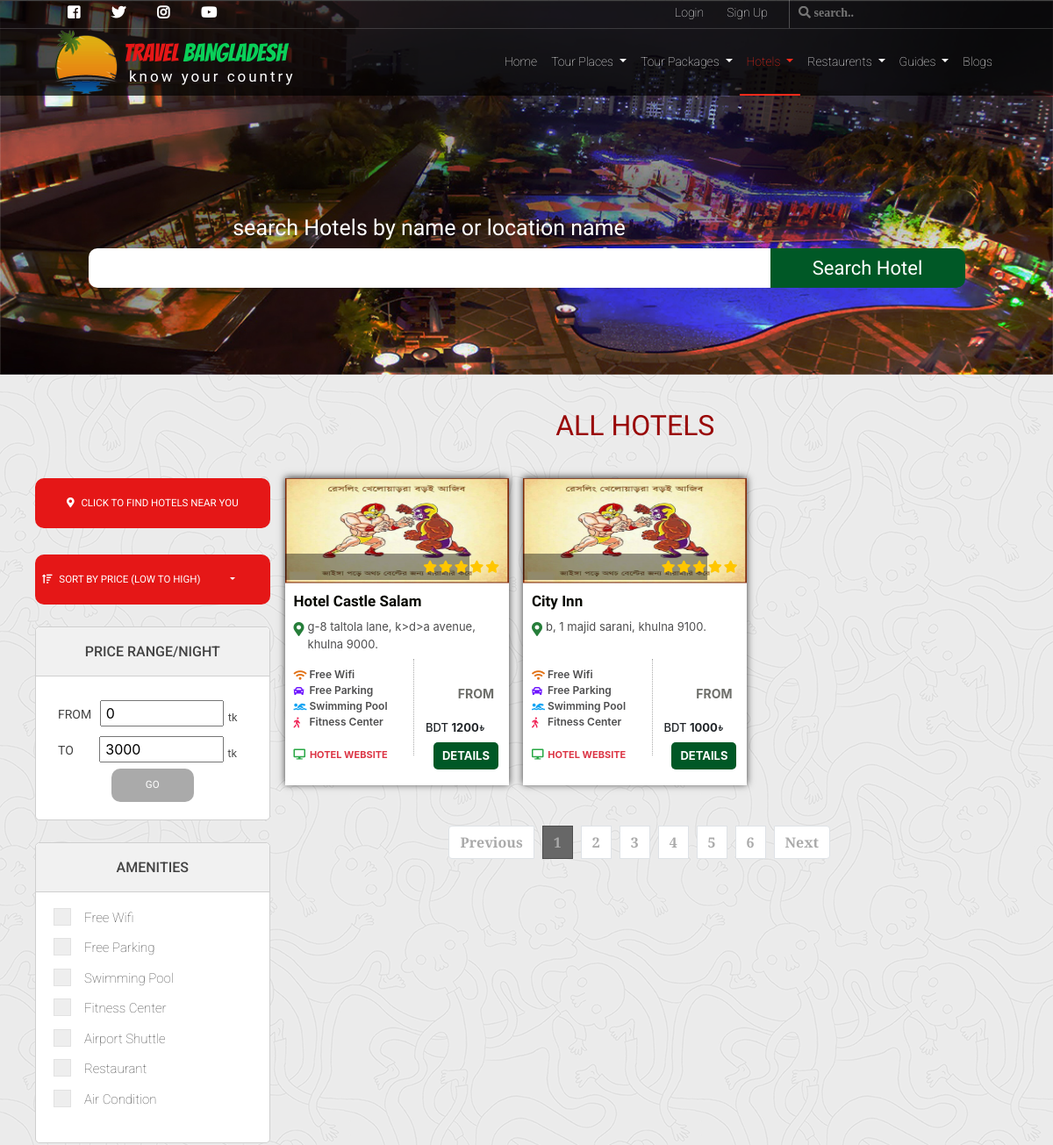
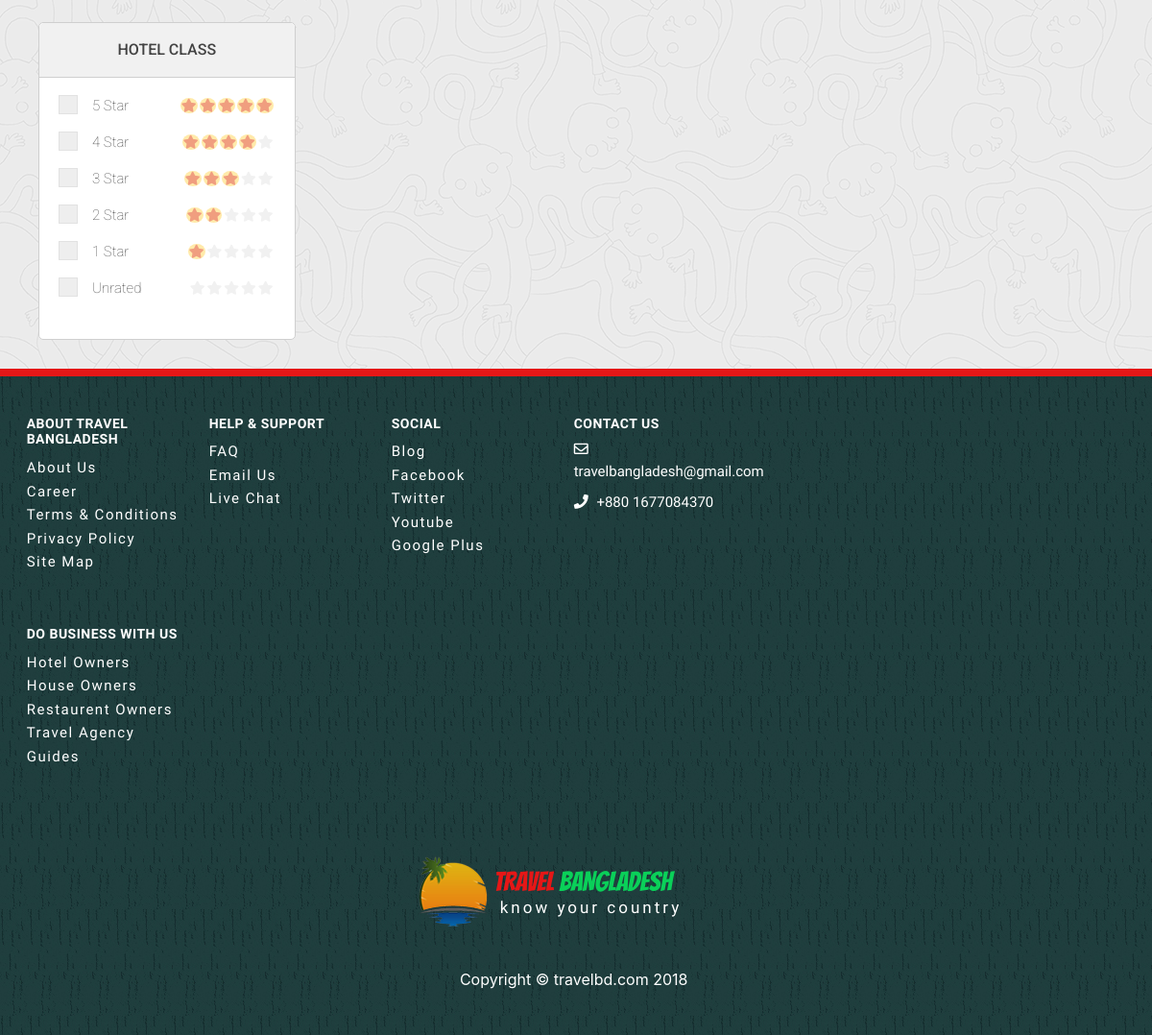
The page /tb/findHotel.php on the database its author committed (2 pictures, top to bottom).
### tables this page shows
CREATE TABLE `amenities` (
  `amenityName` varchar(255) DEFAULT NULL,
  `amenityId` int(11) NOT NULL,
  `icon` varchar(50) NOT NULL,
  `aminityColor` varchar(30) NOT NULL
);

CREATE TABLE `hotel` (
  `hotelId` int(11) NOT NULL,
  `hotelName` varchar(300) DEFAULT NULL,
  `hotelDescription` text,
  `website` varchar(50) DEFAULT NULL,
  `latitude` float DEFAULT NULL,
  `longitude` float DEFAULT NULL,
  `hotelClass` float DEFAULT NULL,
  `address` varchar(500) DEFAULT NULL,
  `hotelEmail` varchar(50) DEFAULT NULL,
  `numOfRoom` int(11) DEFAULT NULL,
  `startingPrice` float DEFAULT NULL,
  `heighestPrice` float DEFAULT NULL,
  `addingDate` date DEFAULT NULL,
  `verified` int(11) DEFAULT NULL,
  `districtName` varchar(255) DEFAULT NULL,
  `emailAddress` varchar(255) DEFAULT NULL,
  `hotelCoverPic` varchar(255) NOT NULL
);

### tb/template/hotelContent.php (the view, shortened to what this page needs)
<?php
    include("includes/connection.php");
    $hotelInfo= "
               SELECT hotelId, hotelName, address, website, startingPrice, hotelCoverPic
               FROM hotel";
   $runHotelInfo = mysqli_query($con,$hotelInfo);
?>
                 <div class="col-lg-9 col-md-8  content recP allPackage">
                  <div class="row topP">
                    <h1>All Hotels</h1>
                 </div>
                 <div class="topP">
                    <div class="row">
                        <?php
						 while($row = mysqli_fetch_array($runHotelInfo)){
							 $hotelId= $row['hotelId'];
                             $hotelName= $row['hotelName'];
							 $address= $row['address'];
                             $website= $row['website'];
                             $startingPrice= $row['startingPrice'];
							 $hotelCoverPic= $row['hotelCoverPic'];
							echo"<div class='col col-12 col-sm-6 col-md-6 col-lg-4 myPadding hotel'>
                              <div class='rp clearfix'>
                                 <img class='packageBanner' src='".$hotelCoverPic."' alt=''>
                                 <div class='hotelrate'>
                                      <div class='blur'>
                                      </div>
                                        <div class='hStar rating'>
                                           <ul>
                                              <li><span class='fas fa-star checked'></span></li>
                                              <li><span class='fas fa-star checked'></span></li>
                                              <li><span class='fas fa-star checked'></span></li>
                                              <li><span class='fas fa-star checked'></span></li>
                                              <li><span class='fas fa-star checked'></span></li>
                                           </ul>
                                        </div>
                                  </div>
                                 <h5>".$hotelName."</h5>
                                 <i class='fas fa-map-marker-alt loc' style='color:#267e3a'></i>
                                 <p class='addr'><span>".$address.".</span></p>
                                 <div class='vl'></div>
                                 <div class='facilities'>";
								 $hotelAmenities = "SELECT amenityName, icon,aminityColor
													FROM amenities NATURAL JOIN hotelamenity
													WHERE hotelId='".$hotelId."'
													LIMIT 4";
								 $runHotelAmenities= mysqli_query($con, $hotelAmenities);
                                echo"
                                     <ul>";
										 while ($row1 = mysqli_fetch_array($runHotelAmenities)){
										 $icon=$row1['icon'];
										 $name=$row1['amenityName'];
                                         $aminityColor= $row1['aminityColor'];
                                         echo"<li><i class='".$icon."' style='$aminityColor'></i> <span>".$name."</span></li>";
										 }
                                     echo "</ul>
                                     <sub><a class='hSite' href=http://".$website." target='_blank'><i class='fas fa-desktop'></i> <span>hotel Website</span></a></sub>
                                 </div>
                                 <div class='from'>
                                    <p>From</p>
                                    <h6>BDT <strong>".$startingPrice."</strong><i>৳</i></h6>
                                    <a href='hotelDetail.php?id=".$hotelId."'><button>details</button></a>
                                 </div>
                              </div>
                           </div>";
						 }
						?>
                       </div>
                         <div class="row peg">
                              <nav aria-label="Page navigation example">
                                  <ul class="pagination justify-content-center">
                                    <li class="page-item disabled">
                                      <span class="page-link">Previous</span>
                                    </li>
                                    <li class="page-item active">
                                      <span class="page-link">
                                        1
                                      </span>
                                    </li>
                                    <li class="page-item"><a class="page-link" href="#">2</a></li>
                                    <li class="page-item"><a class="page-link" href="#">3</a></li>
                                    <li class="page-item"><a class="page-link" href="#">4</a></li>
                                    <li class="page-item"><a class="page-link" href="#">5</a></li>
                                    <li class="page-item"><a class="page-link" href="#">6</a></li>
                                    <li class="page-item">
                                      <a class="page-link" href="#">Next</a>
                                    </li>
                                  </ul>
                                </nav>
                          </div>
                     </div>
              </div>

### tb/template/hotelFilter.php (shortened to what this page needs)
<?php
    include("includes/connection.php");
    $amenitiesQry= "
               SELECT amenityName, amenityId
               FROM amenities";
   $runAmenities = mysqli_query($con,$amenitiesQry);
?>
                 <div class="col-lg-3 col-md-4  filter hotelFilter">
                  <button>
                      <i class="fas fa-map-marker-alt"></i>
                      click to find HOTELS near you
                  </button>
                  <div class="dropdown mysort mysortHotel">
                      <button class="btn btn-secondary dropdown-toggle sortBtn" type="button" id="dropdownMenuButton" data-toggle="dropdown" aria-haspopup="true" aria-expanded="false">
                          <span class="lth" style="display: block;float: left;"><i class="fas fa-sort-amount-up"></i> Sort by price (low to high)</span>
                      </button>
                    </div>
                  <div class="priceRange searchByDivision">
                      <h3 class="filterHead">Price Range/Night</h3>
                      <form method="" class="filterOption">
                          <div class="start w-100 float-left">
                              <label>from</label> <input type="number" value="0"><sub>tk</sub>
                          </div>
                          <div class="end">
                              <label>   to  </label> <input type="number" value="3000"><sub>tk</sub>
                          </div>
                          <button class="rangeGo" >go</button>
                      </form>
                  </div>
                  <div class="searchByDivision">
                      <h3 class="filterHead">Amenities</h3>
                      <ul class="filterOption">
						 <?php
						  while ($row=mysqli_fetch_array($runAmenities)){
							$amenityName=$row['amenityName'];
							echo"<li>
                              <label class='myCheck'>".$amenityName."
                                  <input type='checkbox'>
                                  <span class='checkmark'></span>
                              </label>
							</li>";
						  }
						 ?>
                      </ul>
                  </div>
                  <div class="topSeller searchByDivision hotelClass">
                      <h3 class="filterHead">Hotel Class</h3>
                      <ul class="filterOption">
                         <li>
                             <label class="myCheck"><div class="star">5 star</div>
                                 <div class="rating hotelRating">
                                       <ul>
                                          <li><span class="fas fa-star checked"></span></li>
                                          <li><span class="fas fa-star checked"></span></li>
                                          <li><span class="fas fa-star checked"></span></li>
                                          <li><span class="fas fa-star checked"></span></li>
                                          <li><span class="fas fa-star checked"></span></li>
                                       </ul>
                                    </div>
                                  <span class="checkmark"></span>
                              </label>
                          </li>
                          <li>
                              <label class="myCheck"><div class="star">4 star</div>
                                 <div class="rating hotelRating">
                                       <ul>
                                          <li><span class="fas fa-star unchecked"></span></li>
                                          <li><span class="fas fa-star checked"></span></li>
                                          <li><span class="fas fa-star checked"></span></li>
                                          <li><span class="fas fa-star checked"></span></li>
                                          <li><span class="fas fa-star checked"></span></li>
                                       </ul>
                                    </div>
                                  <span class="checkmark"></span>
                              </label>
                          </li>
                          <li>
                              <label class="myCheck"><div class="star">3 star</div>
                                 <div class="rating hotelRating">
                                       <ul>
                                          <li><span class="fas fa-star unchecked"></span></li>
                                          <li><span class="fas fa-star unchecked"></span></li>
                                          <li><span class="fas fa-star checked"></span></li>
                                          <li><span class="fas fa-star checked"></span></li>
                                          <li><span class="fas fa-star checked"></span></li>
                                       </ul>
                                    </div>
                                  <span class="checkmark"></span>
                              </label>
                          </li>
                          <li>
                              <label class="myCheck"><div class="star">2 star</div>
                                 <div class="rating hotelRating">
                                       <ul>
                                          <li><span class="fas fa-star unchecked"></span></li>
                                          <li><span class="fas fa-star unchecked"></span></li>
                                          <li><span class="fas fa-star unchecked"></span></li>
                                          <li><span class="fas fa-star checked"></span></li>
                                          <li><span class="fas fa-star checked"></span></li>
                                       </ul>
                                    </div>
                                  <span class="checkmark"></span>
                              </label>
                          </li>
                          <li>
                              <label class="myCheck"><div class="star">1 star</div>
                                 <div class="rating hotelRating">
                                       <ul>
                                          <li><span class="fas fa-star unchecked"></span></li>
                                          <li><span class="fas fa-star unchecked"></span></li>
                                          <li><span class="fas fa-star unchecked"></span></li>
                                          <li><span class="fas fa-star unchecked"></span></li>
                                          <li><span class="fas fa-star checked"></span></li>
                                       </ul>
                                    </div>
                                  <span class="checkmark"></span>
                              </label>
                          </li>
                          <li>
                              <label class="myCheck"><div class="star">unrated</div>
                                 <div class="rating hotelRating">
                                       <ul>
                                          <li><span class="fas fa-star unchecked"></span></li>
                                          <li><span class="fas fa-star unchecked"></span></li>
                                          <li><span class="fas fa-star unchecked"></span></li>
                                          <li><span class="fas fa-star unchecked"></span></li>
                                          <li><span class="fas fa-star unchecked"></span></li>
                                       </ul>
                                    </div>
                                  <span class="checkmark"></span>
                              </label>
                          </li>
                      </ul>
                  </div>
              </div>

### rows shown on the page
amenities: amenityName "Free Wifi"
amenities: amenityName "Free Parking"
amenities: amenityName "Swimming Pool"
amenities: amenityName "Fitness Center"
amenities: amenityName "Airport Shuttle"
amenities: amenityName "Restaurant"
amenities: amenityName "Air Condition"
hotel: hotelCoverPic (picture), hotelName "Hotel Castle Salam", address "g-8 taltola lane, k>d>a avenue, khulna 9000", startingPrice "1200"
hotel: hotelCoverPic (picture), hotelName "City Inn", address "b, 1 majid sarani, khulna 9100", startingPrice "1000"
